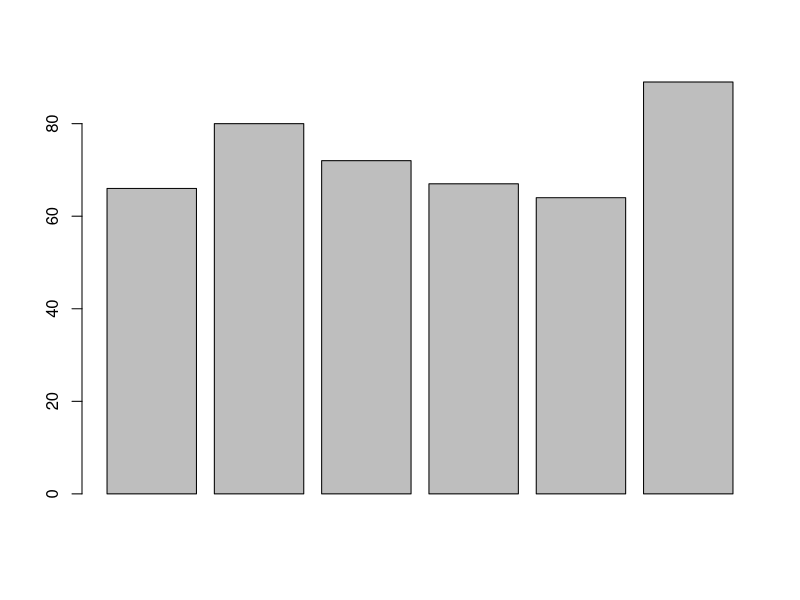
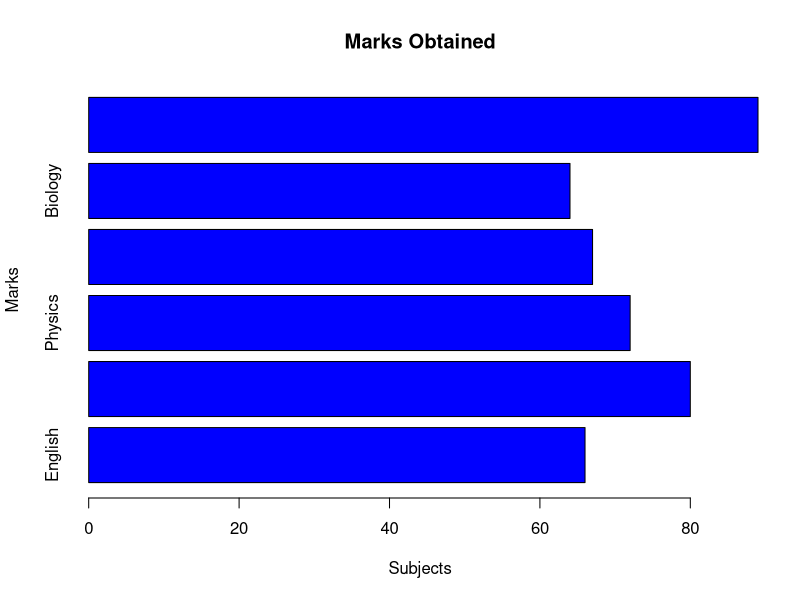
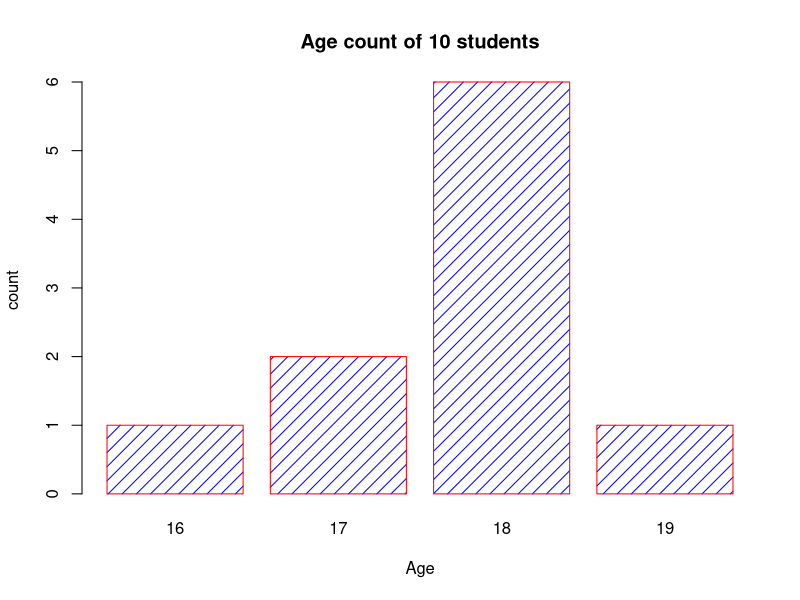
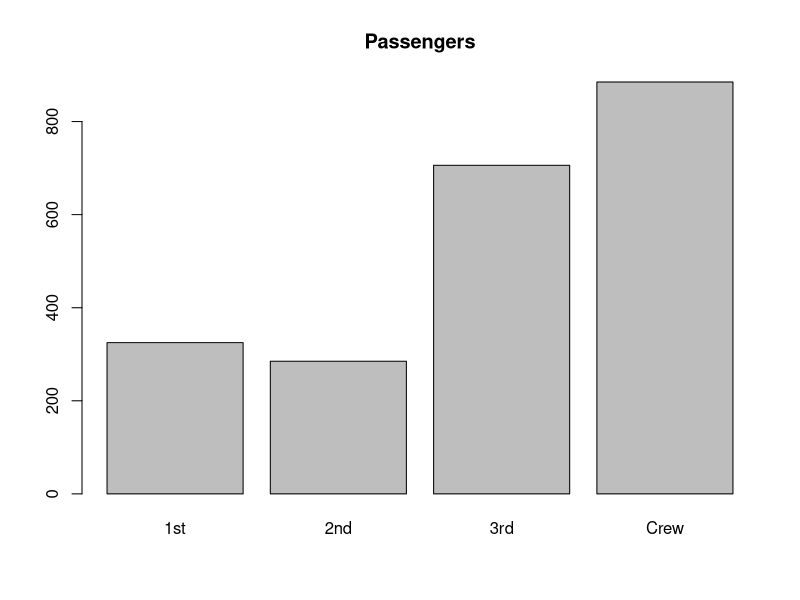
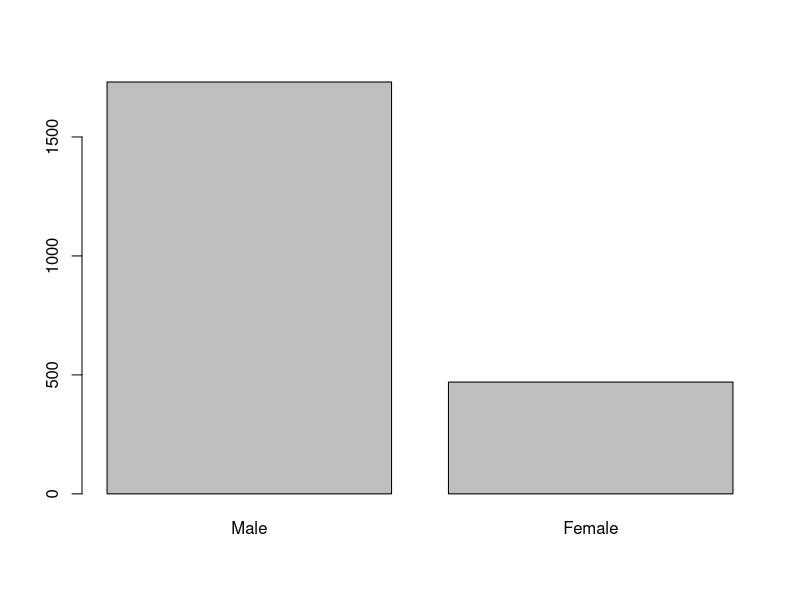
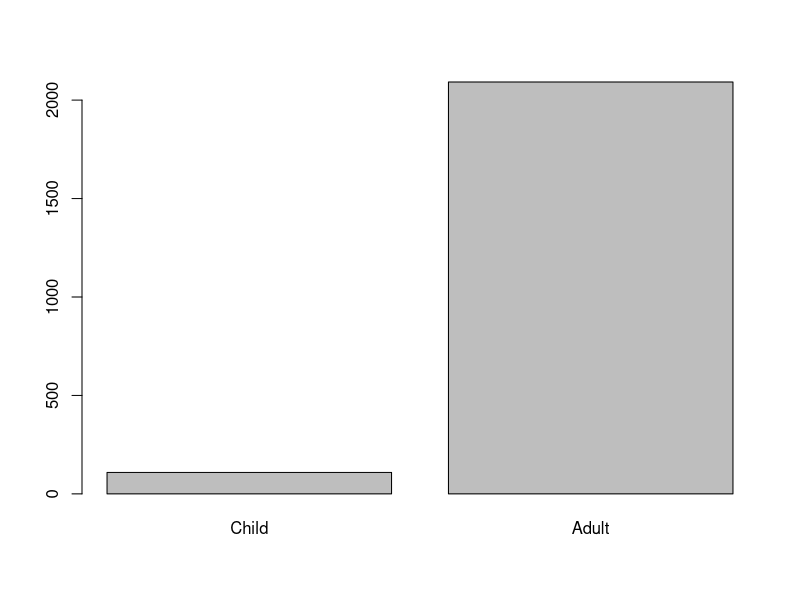
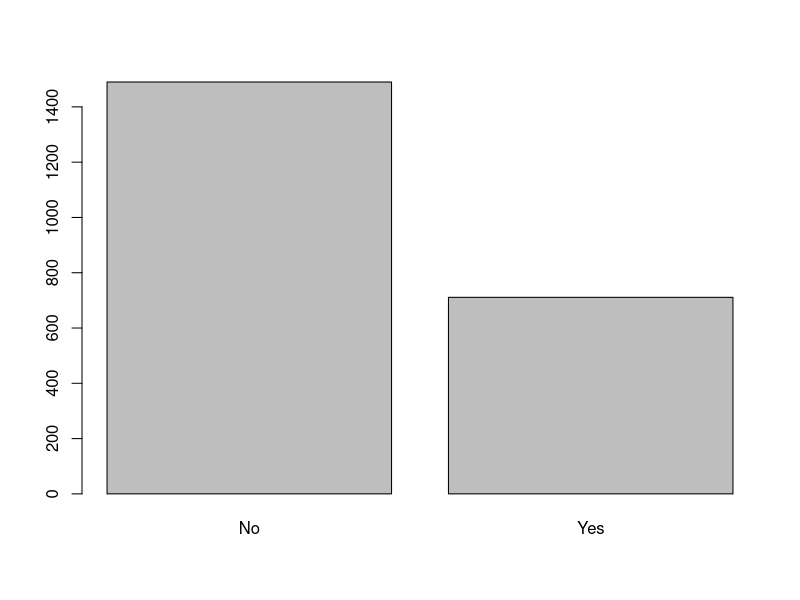

Here is the R script that generated these plots, in order: (Note: this script raises an error after producing the figures.)
#Demonstrates the visualization of the data in R
#Demonstrates the Bar Plot

#construct a vector with maximum marks
marks<-c(66,80,72,67,64,89)
barplot(marks)

#More details can be added to the plot so that the data being represented is better explained.
#main -s used to give a title
#xlab,ylab is used for labelling x and y axis respectively
#names.arg is used to label the names of each data element
#col="Color_Name)" is used to define the colour of the plot
#horiz=TRUE is used to specify that the bar plot be designed in horizontal direction.
#More details can be obtained by ?barplot()
barplot(marks, 
        main="Marks Obtained",
        xlab="Subjects",
        ylab="Marks",
        names.arg=c("English","Mathematics","Physics","Chemistry","Biology","Social Studies"),
        col="blue",
        horiz=TRUE
        )

#Displaying categorical data using bar plots.
#Use Case: For example, consider the age of all the freshmen in a collage. There will be 
#huge number of students belonging to a specific age. Plotting the age in a bar plot will not provide any useful information
#but displaying how many students fall within a specific age will provide valueble insight

#consider a vector with ages of freshman
age<-c(17,18,18,17,18,19,18,16,18,18)

#use the table() function to get the count of students in each specific age
table(age)

#Plot the number of students in each age
barplot(table(age),
        main="Age count of 10 students",
        xlab="Age",
        ylab="count",
        border = "red",
        col="blue",
        density=10
        )

#Plotting bar plots using higher dimension tables.
#Using Titanic data set which provides data in 4 dimensions, class, sex, age, survival.
#margin.table() function is used to sum up the data according to a given index.
#To understand display all the below 5 lines of data.

Titanic
margin.table(Titanic,1)
margin.table(Titanic,2)
margin.table(Titanic,3)
margin.table(Titanic,4)

barplot(margin.table(Titanic,1), main="Passengers")
barplot(margin.table(Titanic,2))
barplot(margin.table(Titanic,3))
#Survived
barplot(margin.table(Titanic,4))

#To input matrix as the input for bar plot.

#FIGURE OUT A WAY TO BUILD THE MATRIX FROM TITANIC DATASET

#THE MATRIX NEEDS TO BE IN THE FORMAT BELOW

#Survival 1st 2nd 3rd Crew
#No  122 167 528  673
#Yes 203 118 178  212


#THIS WILL NOT WORK UNTILL titanic.data is constructed.
#ALSO ADD ANOTHER ARGUMENT beside=TRUE 
barplot(titanic.data,
        main = "Survival of Each Class",
        xlab = "Class",
        col = c("red","green")
)
legend("topleft",
       c("Not survived","Survived"),
       fill = c("red","green")
)



